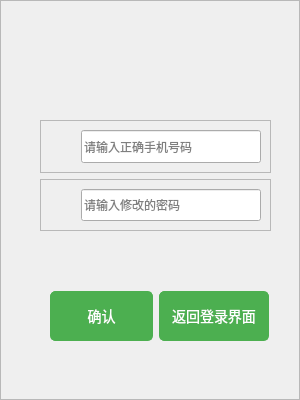
<?xml version="1.0" encoding="UTF-8"?>
<ui version="4.0">
 <class>cell_forgetPW</class>
 <widget class="QDialog" name="cell_forgetPW">
  <property name="geometry">
   <rect>
    <x>0</x>
    <y>0</y>
    <width>300</width>
    <height>400</height>
   </rect>
  </property>
  <property name="maximumSize">
   <size>
    <width>300</width>
    <height>400</height>
   </size>
  </property>
  <property name="windowTitle">
   <string>Dialog</string>
  </property>
  <widget class="QFrame" name="frame">
   <property name="geometry">
    <rect>
     <x>0</x>
     <y>0</y>
     <width>300</width>
     <height>400</height>
    </rect>
   </property>
   <property name="maximumSize">
    <size>
     <width>300</width>
     <height>400</height>
    </size>
   </property>
   <property name="frameShape">
    <enum>QFrame::StyledPanel</enum>
   </property>
   <property name="frameShadow">
    <enum>QFrame::Raised</enum>
   </property>
   <widget class="QWidget" name="">
    <property name="geometry">
     <rect>
      <x>70</x>
      <y>20</y>
      <width>167</width>
      <height>63</height>
     </rect>
    </property>
    <layout class="QHBoxLayout" name="horizontalLayout">
     <item>
      <spacer name="horizontalSpacer">
       <property name="orientation">
        <enum>Qt::Horizontal</enum>
       </property>
       <property name="sizeHint" stdset="0">
        <size>
         <width>40</width>
         <height>20</height>
        </size>
       </property>
      </spacer>
     </item>
     <item>
      <widget class="QLabel" name="label_login">
       <property name="minimumSize">
        <size>
         <width>71</width>
         <height>61</height>
        </size>
       </property>
       <property name="maximumSize">
        <size>
         <width>71</width>
         <height>61</height>
        </size>
       </property>
       <property name="styleSheet">
        <string notr="true">image: url(:/loginIMG/image/forgetPWD.png);</string>
       </property>
       <property name="text">
        <string/>
       </property>
      </widget>
     </item>
     <item>
      <spacer name="horizontalSpacer_2">
       <property name="orientation">
        <enum>Qt::Horizontal</enum>
       </property>
       <property name="sizeHint" stdset="0">
        <size>
         <width>40</width>
         <height>20</height>
        </size>
       </property>
      </spacer>
     </item>
    </layout>
   </widget>
   <widget class="QWidget" name="">
    <property name="geometry">
     <rect>
      <x>40</x>
      <y>120</y>
      <width>231</width>
      <height>111</height>
     </rect>
    </property>
    <layout class="QVBoxLayout" name="verticalLayout">
     <item>
      <widget class="QFrame" name="frame_2">
       <property name="frameShape">
        <enum>QFrame::StyledPanel</enum>
       </property>
       <property name="frameShadow">
        <enum>QFrame::Raised</enum>
       </property>
       <layout class="QGridLayout" name="gridLayout">
        <item row="0" column="0">
         <layout class="QHBoxLayout" name="horizontalLayout_2">
          <item>
           <widget class="QLabel" name="label">
            <property name="minimumSize">
             <size>
              <width>25</width>
              <height>25</height>
             </size>
            </property>
            <property name="maximumSize">
             <size>
              <width>25</width>
              <height>25</height>
             </size>
            </property>
            <property name="text">
             <string/>
            </property>
           </widget>
          </item>
          <item>
           <widget class="QLineEdit" name="ledit_phone">
            <property name="minimumSize">
             <size>
              <width>171</width>
              <height>25</height>
             </size>
            </property>
            <property name="maximumSize">
             <size>
              <width>1000</width>
              <height>1000</height>
             </size>
            </property>
            <property name="placeholderText">
             <string>请输入正确手机号码</string>
            </property>
           </widget>
          </item>
         </layout>
        </item>
       </layout>
      </widget>
     </item>
     <item>
      <widget class="QFrame" name="frame_3">
       <property name="frameShape">
        <enum>QFrame::StyledPanel</enum>
       </property>
       <property name="frameShadow">
        <enum>QFrame::Raised</enum>
       </property>
       <layout class="QGridLayout" name="gridLayout_2">
        <item row="0" column="0">
         <layout class="QHBoxLayout" name="horizontalLayout_3">
          <item>
           <widget class="QLabel" name="label_2">
            <property name="minimumSize">
             <size>
              <width>25</width>
              <height>25</height>
             </size>
            </property>
            <property name="maximumSize">
             <size>
              <width>25</width>
              <height>25</height>
             </size>
            </property>
            <property name="text">
             <string/>
            </property>
           </widget>
          </item>
          <item>
           <widget class="QLineEdit" name="ledit_PW">
            <property name="minimumSize">
             <size>
              <width>171</width>
              <height>25</height>
             </size>
            </property>
            <property name="maximumSize">
             <size>
              <width>10000</width>
              <height>10000</height>
             </size>
            </property>
            <property name="placeholderText">
             <string>请输入修改的密码</string>
            </property>
           </widget>
          </item>
         </layout>
        </item>
       </layout>
      </widget>
     </item>
    </layout>
   </widget>
   <widget class="QWidget" name="">
    <property name="geometry">
     <rect>
      <x>50</x>
      <y>290</y>
      <width>219</width>
      <height>52</height>
     </rect>
    </property>
    <layout class="QHBoxLayout" name="horizontalLayout_4">
     <item>
      <widget class="QPushButton" name="pbtn_confirm">
       <property name="minimumSize">
        <size>
         <width>100</width>
         <height>50</height>
        </size>
       </property>
       <property name="styleSheet">
        <string notr="true">QPushButton {
    background-color: #4CAF50; /* 设置按钮背景颜色 */
    color: white; /* 设置文字颜色 */
    border: 1px solid #4CAF50; /* 设置按钮边框 */
    border-radius: 5px; /* 设置按钮圆角 */
    padding: 5px 10px; /* 设置按钮内边距 */
    font-size: 14px; /* 设置文字大小 */
}

QPushButton:hover {
    background-color: #45a049; /* 鼠标悬停时的背景颜色 */
}

QPushButton:pressed {
    background-color: #3e8e41; /* 鼠标按下时的背景颜色 */
}</string>
       </property>
       <property name="text">
        <string>确认</string>
       </property>
      </widget>
     </item>
     <item>
      <widget class="QPushButton" name="pbtn_backToLogin">
       <property name="minimumSize">
        <size>
         <width>110</width>
         <height>50</height>
        </size>
       </property>
       <property name="styleSheet">
        <string notr="true">QPushButton {
    background-color: #4CAF50; /* 设置按钮背景颜色 */
    color: white; /* 设置文字颜色 */
    border: 1px solid #4CAF50; /* 设置按钮边框 */
    border-radius: 5px; /* 设置按钮圆角 */
    padding: 5px 10px; /* 设置按钮内边距 */
    font-size: 14px; /* 设置文字大小 */
}

QPushButton:hover {
    background-color: #45a049; /* 鼠标悬停时的背景颜色 */
}

QPushButton:pressed {
    background-color: #3e8e41; /* 鼠标按下时的背景颜色 */
}</string>
       </property>
       <property name="text">
        <string>返回登录界面</string>
       </property>
      </widget>
     </item>
    </layout>
   </widget>
  </widget>
 </widget>
 <resources/>
 <connections/>
</ui>
